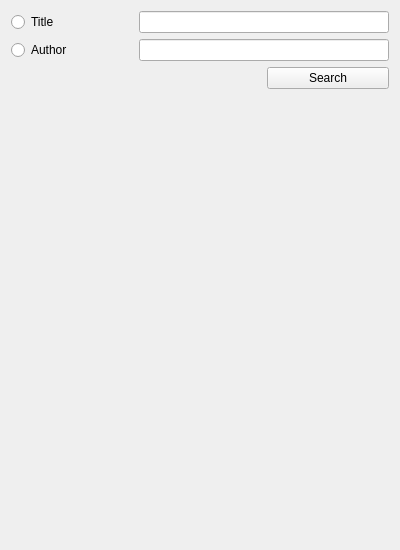
<?xml version="1.0" encoding="UTF-8"?>
<ui version="4.0">
 <class>SearchWidget</class>
 <widget class="QWidget" name="SearchWidget">
  <property name="geometry">
   <rect>
    <x>0</x>
    <y>0</y>
    <width>400</width>
    <height>550</height>
   </rect>
  </property>
  <property name="windowTitle">
   <string>Form</string>
  </property>
  <layout class="QVBoxLayout" name="verticalLayout">
   <item>
    <layout class="QGridLayout" name="gridLayout">
     <item row="0" column="0">
      <widget class="QRadioButton" name="titleRadio">
       <property name="text">
        <string>Title</string>
       </property>
      </widget>
     </item>
     <item row="1" column="0">
      <widget class="QRadioButton" name="authorRadio">
       <property name="text">
        <string>Author</string>
       </property>
      </widget>
     </item>
     <item row="2" column="2">
      <widget class="QPushButton" name="searchButton">
       <property name="text">
        <string>Search</string>
       </property>
      </widget>
     </item>
     <item row="1" column="1" colspan="2">
      <widget class="QLineEdit" name="authorEdit"/>
     </item>
     <item row="0" column="1" colspan="2">
      <widget class="QLineEdit" name="titleEdit"/>
     </item>
    </layout>
   </item>
   <item>
    <spacer name="verticalSpacer">
     <property name="orientation">
      <enum>Qt::Vertical</enum>
     </property>
     <property name="sizeHint" stdset="0">
      <size>
       <width>20</width>
       <height>40</height>
      </size>
     </property>
    </spacer>
   </item>
  </layout>
 </widget>
 <tabstops>
  <tabstop>titleEdit</tabstop>
  <tabstop>authorEdit</tabstop>
  <tabstop>searchButton</tabstop>
  <tabstop>titleRadio</tabstop>
  <tabstop>authorRadio</tabstop>
 </tabstops>
 <resources/>
 <connections/>
</ui>
